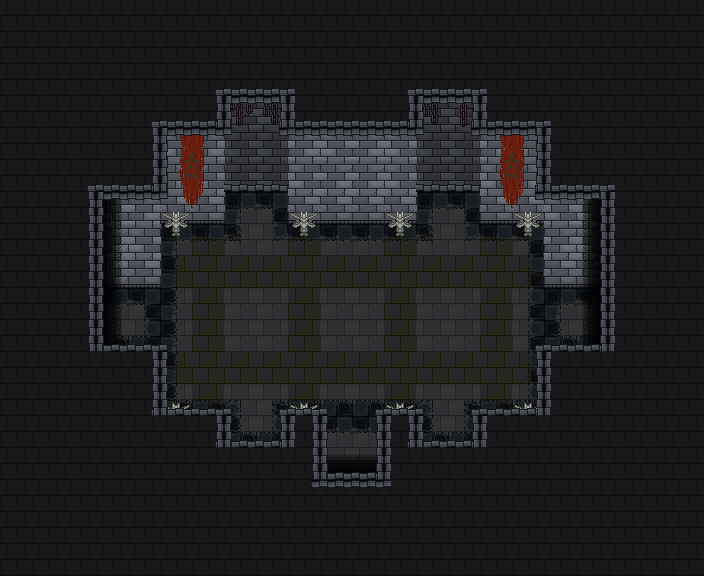

Tiled map render using the project's own tile images. Description and the map definition, with tile-layer contents summarised, below:
An orthogonal 22x18 tile map with 32x32 px tiles, 11 tile layers (floor1, floor2, floor3, wall1, ...), 4 tilesets and 40 objects (3x transition, 3x ssc_side_2_1, jericho, spawn, world).

<map version="1.2" tiledversion="1.2.3" orientation="orthogonal" renderorder="right-down" width="22" height="18" tilewidth="32" tileheight="32" infinite="0" nextlayerid="39" nextobjectid="45">
 <tileset firstgid="1" source="castletileset.tsx" />
 <tileset firstgid="82" source="tileset.tsx" />
 <tileset firstgid="163" source="chambertileset.tsx" />
 <tileset firstgid="244" source="dungeonFeatures.tsx" />
 <layer id="28" name="floor1" width="22" height="18">
  <data>[396 cells, 93 non-empty, 2 distinct tile ids]</data>
 </layer>
 <layer id="29" name="floor2" width="22" height="18">
  <data>[396 cells, 39 non-empty, 5 distinct tile ids]</data>
 </layer>
 <layer id="30" name="floor3" width="22" height="18">
  <data>[396 cells, 27 non-empty, 8 distinct tile ids]</data>
 </layer>
 <layer id="31" name="wall1" width="22" height="18">
  <data>[396 cells, 54 non-empty, 6 distinct tile ids]</data>
 </layer>
 <layer id="32" name="wall2" width="22" height="18">
  <data>[396 cells, 22 non-empty, 8 distinct tile ids]</data>
 </layer>
 <layer id="33" name="wall3" width="22" height="18">
  <data>[396 cells, 0 non-empty, 0 distinct tile ids]</data>
 </layer>
 <layer id="34" name="wall4" width="22" height="18">
  <data>[396 cells, 16 non-empty, 6 distinct tile ids]</data>
 </layer>
 <layer id="35" name="ceiling1" width="22" height="18">
  <data>[396 cells, 292 non-empty, 8 distinct tile ids]</data>
 </layer>
 <layer id="36" name="ceiling2" width="22" height="18">
  <data>[396 cells, 65 non-empty, 7 distinct tile ids]</data>
 </layer>
 <layer id="37" name="ceiling3" width="22" height="18">
  <data>[396 cells, 58 non-empty, 4 distinct tile ids]</data>
 </layer>
 <layer id="38" name="ceiling4" width="22" height="18">
  <data>[396 cells, 3 non-empty, 1 distinct tile ids]</data>
 </layer>
 <objectgroup id="23" name="blockall" visible="0">
  <object id="1" x="111.545" y="210.142" width="48.714" height="63.523" />
  <object id="2" x="160.259" y="182.083" width="63.523" height="28.0592" />
  <object id="3" x="223.782" y="161.818" width="65.0818" height="20.265" />
  <object id="4" x="288.864" y="162.207" width="126.656" height="46.3757" />
  <object id="6" x="413.182" y="162.207" width="67.8098" height="20.265" />
  <object id="7" x="480.991" y="162.207" width="63.523" height="49.8831" />
  <object id="8" x="544.514" y="212.09" width="53.0008" height="65.0818" />
  <object id="9" x="597.515" y="277.172" width="12.4708" height="74.0452" />
  <object id="10" x="542.956" y="351.217" width="67.0304" height="67.0304" />
  <object id="11" x="479.822" y="418.248" width="63.1333" height="30.3975" />
  <object id="12" x="382.005" y="448.645" width="97.8176" height="7.40452" />
  <object id="13" x="382.005" y="412.883" width="35.4638" height="43.1673" />
  <object id="14" x="382.252" y="454.561" width="4.67654" height="16.2297" />
  <object id="15" x="317.276" y="470.791" width="69.3687" height="8.18394" />
  <object id="16" x="288.864" y="412.973" width="30.3975" height="57.4959" />
  <object id="17" x="223.392" y="447.866" width="66.251" height="22.993" />
  <object id="18" x="159.479" y="417.079" width="63.9127" height="53.7802" />
  <object id="19" x="108.817" y="351.997" width="50.6625" height="65.0818" />
  <object id="20" x="95.1769" y="253.79" width="13.6399" height="98.2073" />
 </objectgroup>
 <objectgroup id="24" name="light">
  <object id="22" x="194.841" y="189.685">
   <properties>
    <property name="blue" type="float" value="0.029999999999999999" />
    <property name="green" type="float" value="0.16" />
    <property name="lightlevel" type="float" value="7" />
    <property name="red" type="float" value="0.070000000000000007" />
   </properties>
   <point />
  </object>
  <object id="23" x="294.1" y="184.529">
   <properties>
    <property name="blue" type="float" value="0.029999999999999999" />
    <property name="green" type="float" value="0.16" />
    <property name="lightlevel" type="float" value="7" />
    <property name="red" type="float" value="0.070000000000000007" />
   </properties>
   <point />
  </object>
  <object id="24" x="412.695" y="183.239">
   <properties>
    <property name="blue" type="float" value="0.029999999999999999" />
    <property name="green" type="float" value="0.16" />
    <property name="lightlevel" type="float" value="7" />
    <property name="red" type="float" value="0.070000000000000007" />
   </properties>
   <point />
  </object>
  <object id="25" x="514.532" y="188.396">
   <properties>
    <property name="blue" type="float" value="0.029999999999999999" />
    <property name="green" type="float" value="0.16" />
    <property name="lightlevel" type="float" value="7" />
    <property name="red" type="float" value="0.070000000000000007" />
   </properties>
   <point />
  </object>
  <object id="26" x="515.821" y="286.365">
   <properties>
    <property name="blue" type="float" value="0.029999999999999999" />
    <property name="green" type="float" value="0.16" />
    <property name="lightlevel" type="float" value="7" />
    <property name="red" type="float" value="0.070000000000000007" />
   </properties>
   <point />
  </object>
  <object id="27" x="518.399" y="375.312">
   <properties>
    <property name="blue" type="float" value="0.029999999999999999" />
    <property name="green" type="float" value="0.16" />
    <property name="lightlevel" type="float" value="7" />
    <property name="red" type="float" value="0.070000000000000007" />
   </properties>
   <point />
  </object>
  <object id="28" x="410.761" y="379.179">
   <properties>
    <property name="blue" type="float" value="0.029999999999999999" />
    <property name="green" type="float" value="0.16" />
    <property name="lightlevel" type="float" value="7" />
    <property name="red" type="float" value="0.070000000000000007" />
   </properties>
   <point />
  </object>
  <object id="29" x="408.828" y="287.01">
   <properties>
    <property name="blue" type="float" value="0.029999999999999999" />
    <property name="green" type="float" value="0.16" />
    <property name="lightlevel" type="float" value="7" />
    <property name="red" type="float" value="0.070000000000000007" />
   </properties>
   <point />
  </object>
  <object id="30" x="297.323" y="285.076">
   <properties>
    <property name="blue" type="float" value="0.029999999999999999" />
    <property name="green" type="float" value="0.16" />
    <property name="lightlevel" type="float" value="7" />
    <property name="red" type="float" value="0.070000000000000007" />
   </properties>
   <point />
  </object>
  <object id="31" x="297.323" y="381.757">
   <properties>
    <property name="blue" type="float" value="0.029999999999999999" />
    <property name="green" type="float" value="0.16" />
    <property name="lightlevel" type="float" value="7" />
    <property name="red" type="float" value="0.070000000000000007" />
   </properties>
   <point />
  </object>
  <object id="32" x="196.775" y="378.534">
   <properties>
    <property name="blue" type="float" value="0.029999999999999999" />
    <property name="green" type="float" value="0.16" />
    <property name="lightlevel" type="float" value="7" />
    <property name="red" type="float" value="0.070000000000000007" />
   </properties>
   <point />
  </object>
  <object id="33" x="192.908" y="281.209">
   <properties>
    <property name="blue" type="float" value="0.029999999999999999" />
    <property name="green" type="float" value="0.16" />
    <property name="lightlevel" type="float" value="7" />
    <property name="red" type="float" value="0.070000000000000007" />
   </properties>
   <point />
  </object>
 </objectgroup>
 <objectgroup id="25" name="enemy">
  <!-- 1 objects omitted --></objectgroup>
 <objectgroup id="26" name="mapinfo" visible="0">
  <!-- 5 objects omitted --></objectgroup>
 <objectgroup id="27" name="fog">
  <!-- 3 objects omitted --></objectgroup>
</map>
<!-- 9 of 40 objects omitted -->
